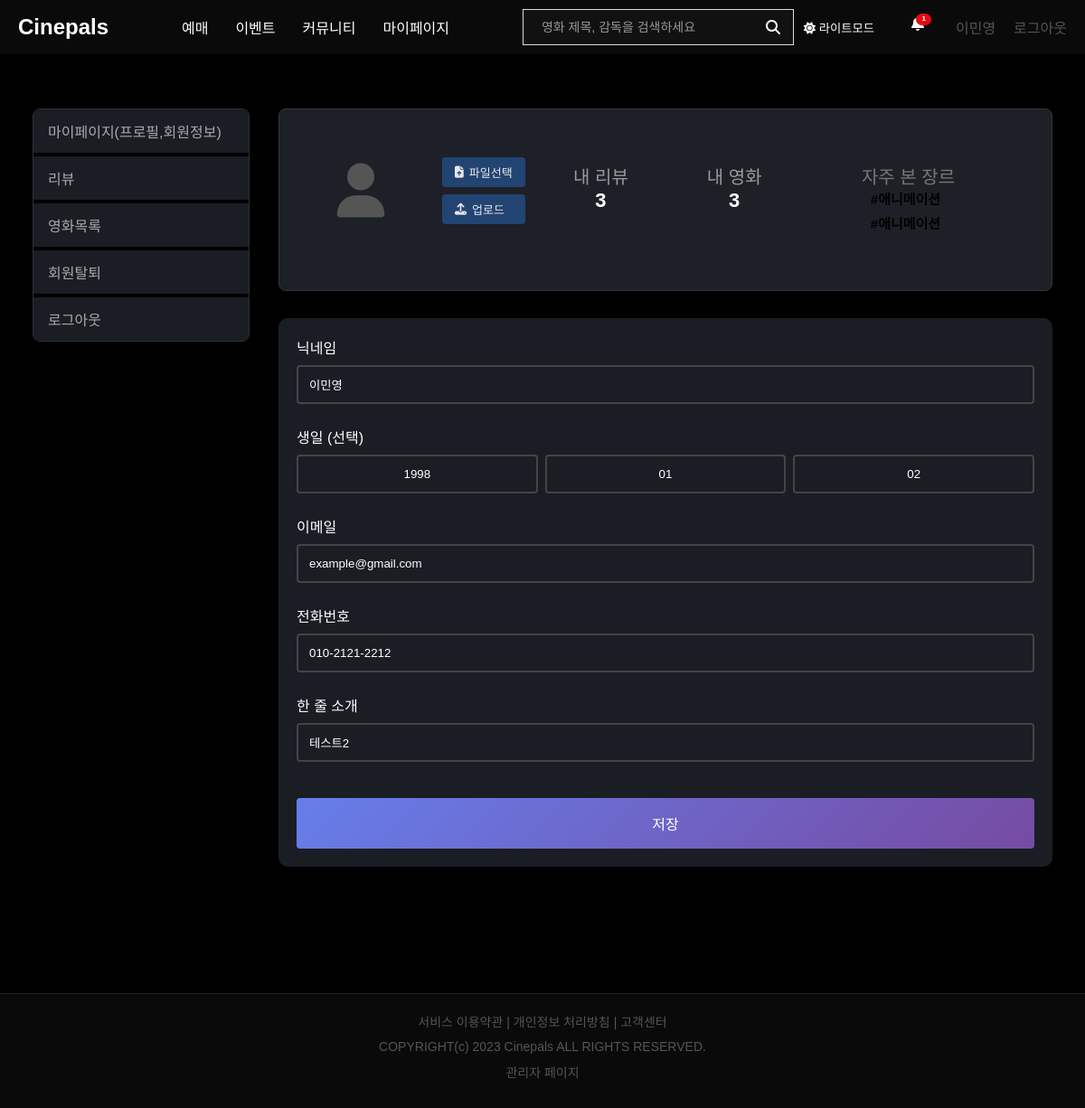
The app's page /mypage.php (signed in) with its own data.
### tables this page shows
CREATE TABLE `members` (
  `member_id` int(11) NOT NULL,
  `user_id` varchar(15) NOT NULL,
  `password` varchar(255) NOT NULL,
  `name` varchar(50) NOT NULL,
  `nickname` varchar(50) DEFAULT NULL,
  `email` varchar(100) NOT NULL,
  `phone` varchar(20) DEFAULT NULL,
  `birth_date` date DEFAULT NULL,
  `gender` enum('M','F','N') DEFAULT NULL,
  `join_date` datetime DEFAULT current_timestamp(),
  `updated_at` datetime DEFAULT NULL ON UPDATE current_timestamp(),
  `profile_image` varchar(255) DEFAULT NULL,
  `is_admin` tinyint(1) DEFAULT 0,
  `status` enum('active','banned','deleted') DEFAULT 'active',
  `last_login` datetime DEFAULT NULL,
  `bio` text DEFAULT NULL
);

### inc/db.php (called while the page is built, shortened)
<?php
function db_select($query, $params = array())
{
    $con = mysqli_connect("localhost", "root", "", "moviedb");
    $stmt = mysqli_prepare($con, $query);
    if (!empty($params)) {
        $types = str_repeat('s', count($params));
        mysqli_stmt_bind_param($stmt, $types, ...$params);
    }
    mysqli_stmt_execute($stmt);
    $result = mysqli_stmt_get_result($stmt);
    $data = array();
    if ($result) {
        while ($row = mysqli_fetch_assoc($result)) {
            $data[] = $row;
        }
    }
    return $data;
}

### mypage.php (the view, shortened to what this page needs)
<?php
require_once("inc/db.php");
$member_id = $_SESSION['member_id'];
$member_info = db_select("SELECT * FROM members WHERE member_id = ?", [$member_id])[0];
$review_count = db_select("
    SELECT COUNT(*) as count
    FROM movie_reviews_new r
    JOIN moviesdb m ON r.movie_id = m.movie_id
    WHERE r.member_id = ?
", [$member_id])[0]['count'];
$favorite_genres = db_select("
    SELECT m.genre, COUNT(*) as count
    FROM user_actions_new u
    JOIN moviesdb m ON u.movie_id = m.movie_id
    WHERE u.member_id = ? AND m.genre IS NOT NULL
    GROUP BY m.genre
    ORDER BY count DESC
    LIMIT 3
", [$member_id]);
$birth_parts = [];
if (isset($member_info['birth_date'])) {
    $birth_parts = explode('-', $member_info['birth_date']);
}
?>
<!DOCTYPE html>
<html lang="ko">
<head>
    <link rel="stylesheet" href="css/style.css">
    <link rel="stylesheet" href="https://cdnjs.cloudflare.com/ajax/libs/font-awesome/6.5.1/css/all.min.css">
</head>
<body>
    <?php require_once("inc/header.php"); ?>
    <main class="main_wrapper">
        <div class="mypage_container">
            <aside class="side_menu">
                <div class="menu_list">
                    <a href="#" class="menu_item">마이페이지(프로필,회원정보)</a>
                    <a href="my_comments.php" class="menu_item">리뷰</a>
                    <a href="mypage_movies.php" class="menu_item">영화목록</a>
                    <a href="#" class="menu_item" id="deleteAccountBtn">회원탈퇴</a>
                    <a href="logout.php" class="menu_item">로그아웃</a>
                </div>
            </aside>
            <div class="content_area">
                <div class="profile_container">
                    <div class="profile_image_container">
                        <?php if (!empty($member_info['profile_image'])): ?>
                            <img src="<?php echo $member_info['profile_image']; ?>"
                                style="width: 100%; height: 100%; object-fit: cover;">
                        <?php else: ?>
                            <i class="fas fa-user" style="font-size: 60px; color: #555; display: flex; justify-content: center; align-items: center; height: 100%;"></i>
                        <?php endif; ?>
                    </div>
                    <div class="profile_buttons">
                        <button type="button" class="profile_btn" onclick="document.getElementById('profile_file').click()">
                            <i class="fas fa-file-upload"></i> 파일선택
                        </button>
                        <button type="button" class="profile_btn" onclick="document.getElementById('profileForm').submit()">
                            <i class="fas fa-upload"></i> 업로드
                        </button>
                    </div>
                    <div class="stats_container">
                        <div class="stat_item">
                            <a href="my_comments.php" style="text-decoration: none; color: inherit;">
                                <div class="stat_label">내 리뷰</div>
                                <div class="stat_value"><?php echo $review_count; ?></div>
                            </a>
                        </div>
                        <div class="stat_item">
                            <a href="mypage_movies.php" style="text-decoration: none; color: inherit;">
                                <?php
                                $saved_movies = db_select("
    SELECT COUNT(*) as count
    FROM user_actions_new u
    JOIN moviesdb m ON u.movie_id = m.movie_id
    WHERE u.member_id = ?
", [$member_id]);
                                $saved_movies_count = $saved_movies[0]['count'];
                                ?>
                                <div class="stat_label">내 영화</div>
                                <div class="stat_value"><?php echo $saved_movies_count; ?></div>
                            </a>
                        </div>
                        <div class="stat_item stat_item_genres">
                            <div class="stat_label_genre">자주 본 장르</div>
                            <div class="genres_value">
                                <?php if (!empty($favorite_genres)): ?>
                                    <?php foreach ($favorite_genres as $genre): ?>
                                        <?php
                                        $main_genre = explode(',', $genre['genre'])[0];
                                        $main_genre = trim($main_genre);
                                        ?>
                                        <span class="genre_tag">#<?php echo htmlspecialchars($main_genre); ?></span>
                                    <?php endforeach; ?>
                                <?php else: ?>
                                    <span style="color: #888; font-size: 12px;">아직 데이터 없음</span>
                                <?php endif; ?>
                            </div>
                        </div>
                    </div>
                </div>
                <form class="info_form" action="update_profile.php" method="POST">
                    <div class="form_group">
                        <label class="form_label">닉네임</label>
                        <input type="text" name="name" class="form_input"
                            value="<?php echo $member_info['name']; ?>"
                            placeholder="이름을 입력해주세요.(필수)">
                    </div>
                    <div class="form_group">
                        <label class="form_label">생일 (선택)</label>
                        <div class="date_group">
                            <input type="text" name="birth_year" class="date_input"
                                placeholder="YYYY"
                                value="<?php echo isset($birth_parts[0]) ? $birth_parts[0] : ''; ?>">
                            <input type="text" name="birth_month" class="date_input"
                                placeholder="MM"
                                value="<?php echo isset($birth_parts[1]) ? $birth_parts[1] : ''; ?>">
                            <input type="text" name="birth_day" class="date_input"
                                placeholder="DD"
                                value="<?php echo isset($birth_parts[2]) ? $birth_parts[2] : ''; ?>">
                        </div>
                    </div>
                    <div class="form_group">
                        <label class="form_label">이메일</label>
                        <input type="text" name="email" class="form_input"
                            value="<?php echo $member_info['email']; ?>"
                            placeholder="이메일을 입력해주세요.(선택)">
                    </div>
                    <div class="form_group">
                        <label class="form_label">전화번호</label>
                        <input type="tel" name="phone" class="form_input"
                            value="<?php echo $member_info['phone'] ?? ''; ?>"
                            placeholder="전화번호를 입력해주세요.(선택)">
                    </div>
                    <div class="form_group">
                        <label class="form_label">한 줄 소개</label>
                        <input type="text" name="bio" class="form_input"
                            value="<?php echo $member_info['bio'] ?? ''; ?>"
                            placeholder="한 줄 소개를 입력해주세요.(선택)">
                    </div>
                    <button type="submit" class="save_btn">저장</button>
                </form>
            </div>
        </div>
    </main>
    <?php require_once("inc/footer.php"); ?>
</body>
</html>

### inc/header.php (shortened to what this page needs)
<?php
require_once("inc/db.php");
$current_page = basename($_SERVER['PHP_SELF']);
$is_admin_page = (strpos($current_page, 'manager_') === 0);
?>
<?php if ($is_admin_page): ?>
    <script>
        localStorage.setItem('theme', 'light');
    </script>
    <link rel="stylesheet" id="light-theme-style" href="css/light-theme.css" media="all">
<?php else: ?>
    <link rel="stylesheet" id="dark-theme-style" href="css/dark-theme.css">
    <link rel="stylesheet" id="light-theme-style" href="css/light-theme.css" media="none">
<?php endif; ?>
<header id="header">
    <div class="header_container container">
        <h1 class="logo">
            <a href="index.php">Cinepals</a>
        </h1>
        <nav class="gnb">
            <ul class="main_menu_bar">
                <li class="menu_item"><a href="movies.php" class="nav_item">예매</a></li>
                <li class="menu_item"><a href="event.php" class="nav_item">이벤트</a></li>
                <li class="menu_item"><a href="community.php" class="nav_item">커뮤니티</a></li>
                <li class="menu_item"><a href="mypage.php" class="nav_item">마이페이지</a></li>
            </ul>
        </nav>
        <div class="util_area">
            <form action="search.php" method="get" class="search_form">
                <input type="text" name="q" placeholder="영화 제목, 감독을 검색하세요">
                <button type="submit">
                    <i class="fas fa-search"></i>
                </button>
            </form>
            <?php if ($is_admin_page): ?>
                <button id="themeBtn" style="margin: 0 10px; width: 80px; background: none; border: none; color: #666; cursor: not-allowed; opacity: 0.5;" disabled title="관리자 페이지는 라이트모드 고정입니다">
                    <i class="fas fa-sun"></i> 라이트모드
                </button>
            <?php else: ?>
                <button id="themeBtn" style="margin: 0 10px; width: 80px; background: none; border: none; color: var(--primary-text); cursor: pointer;">
                </button>
            <?php endif; ?>
            <?php if (isset($_SESSION['member_id']) === false) { ?>
                <div class="auth_btns">
                    <a href="login.php" class="login_btn">로그인</a>
                    <a href="register.php" class="signup_btn">회원가입</a>
                </div>
            <?php } else {
                $member_data = db_select("SELECT nickname FROM members WHERE member_id = ?", [$_SESSION['member_id']]);
                $member = $member_data[0];
                $unread_count = db_select("SELECT COUNT(*) as count FROM notifications WHERE member_id = ? AND is_read = 0", [$_SESSION['member_id']]);
                $unread = !empty($unread_count) ? $unread_count[0]['count'] : 0;
            ?>
                <div class="auth_btns">
                    <a href="notifications.php" class="notification_btn <?php echo $unread > 0 ? 'has_unread' : ''; ?>" style="position: relative; margin-right: 15px;">
                        <?php if ($unread > 0): ?>
                            <span class="notification_badge"><?php echo $unread; ?></span>
                        <?php endif; ?>
                    </a>
                    <a href="mypage.php" class="signup_btn"><?php echo $member['nickname']; ?></a>
                    <a href="logout.php" class="login_btn">로그아웃</a>
                </div>
            <?php } ?>
        </div>
    </div>
</header>

### css/style.css (style rules this page uses)
:root { --primary-bg: #fff; --primary-text: #333; --hover-text: #555; --secondary-bg: #f9f9f9; --input-placeholder: #999; --button-bg: #e5e5e5; --button-icon: #333; --auth-link-hover: #111; --auth-link-default: #555; --footer-text: #555; }
* { margin: 0; padding: 0; box-sizing: border-box; }
body { font-family: "Noto Sans KR", sans-serif; background: var(--primary-bg); color: var(--primary-text); }
a { text-decoration: none; color: inherit; }
ul, li { list-style: none; }
#header { background-color: transparent; border-bottom: none; }
#header .header_container { width: 1200px; height: 60px; margin: 0 auto; padding: 0 20px; display: flex; justify-content: space-between; align-items: center; }
#header .header_container .logo { font-size: 24px; font-weight: bold; }
#header .header_container .gnb .main_menu_bar { display: flex; gap: 30px; }
#header .header_container .gnb .main_menu_bar .menu_item { position: relative; }
#header .header_container .gnb .main_menu_bar .menu_item .nav_item { display: block; padding: 8px 0; color: var(--primary-text); font-size: 16px; transition: color 0.3s ease; }
#header .header_container .util_area { display: flex; align-items: center; }
#header .header_container .util_area .search_form { position: relative; display: flex; align-items: center; }
#header .header_container .util_area .search_form input { width: 300px; height: 40px; background: var(--secondary-bg); border: 1px solid #ddd; padding: 0 45px 0 20px; color: var(--primary-text); font-size: 14px; }
#header .header_container .util_area .search_form input::placeholder { color: var(--input-placeholder); }
#header .header_container .util_area .search_form button { position: absolute; right: 15px; background: none; border: none; cursor: pointer; }
#header .header_container .util_area .search_form button i { color: var(--button-icon); font-size: 16px; }
#header .header_container .util_area .auth_btns { display: flex; gap: 20px; margin-left: 30px; }
#header .header_container .util_area .auth_btns a { color: var(--auth-link-default); transition: color 0.3s ease; }
.main_wrapper { width: 1200px; margin: 0 auto; padding: 20px; }
@media screen and (max-width: 1200px) { .main_wrapper { width: 100%; padding: 20px; } }
.mypage_container { max-width: 1280px; margin: 0 auto; padding: 2.5rem 1rem; display: flex; gap: 2rem; }
.side_menu { width: 240px; flex-shrink: 0; }
.side_menu .menu_list { display: flex; flex-direction: column; gap: 0.25rem; border: 2px solid #444444; overflow: hidden; }
.side_menu .menu_list .menu_item { padding: 0.75rem 1rem; background: #1a1d24; color: #000; }
.content_area { flex-grow: 1; }
.info_form { background: #1a1d24; padding: 2rem; }
.info_form .form_group { margin-bottom: 1.5rem; }
.info_form .form_label { color: #aaa; margin-bottom: 0.5rem; display: block; }
.info_form .form_input { width: 100%; padding: 0.75rem; background: transparent; border: 2px solid #444444; color: #fff; }
.info_form .form_input::placeholder { color: #666; }
.info_form .date_group { display: flex; gap: 0.5rem; }
.info_form .date_group .date_input { flex: 1; padding: 0.75rem; background: transparent; border: 2px solid #444444; color: #fff; text-align: center; }
.info_form .save_btn { width: 100%; padding: 1rem; background: #444444; border: none; color: #fff; cursor: pointer; font-size: 1rem; margin-top: 1rem; }
.side_menu .menu_list { display: flex; flex-direction: column; gap: 0.25rem; border: 1px solid #2c2f35; border-radius: 8px; overflow: hidden; }
.side_menu .menu_item { padding: 0.75rem 1rem; background: #1a1d24; color: #aaa; }

### css/dark-theme.css (style rules this page uses)
:root { --primary-bg: #000; --primary-text: #fff; --secondary-bg: #111; --border-color: #333; }
body { background-color: #000; color: #fff; }
#header { background-color: #0a0a0a; border-bottom: none; position: relative; height: 60px; }
.search_form input { background-color: #1a1a1a; border: 1px solid #333; color: #fff; }
.search_form button i { color: #fff !important; }
.auth_btns a { color: #aaa; }
.main_menu_bar .menu_item .nav_item { color: #aaa; }
button, .btn { background-color: #333; color: #fff; border: 1px solid #444; }
.side_menu .menu_list .menu_item { color: #aaa; }
.stat_item { color: #aaa !important; }
.form_label { color: #fff !important; }
.save_btn { background: linear-gradient(135deg, #667eea 0%, #764ba2 100%) !important; color: #fff !important; border: none !important; }

### records on screen
members: nickname "이민영", name "이민영", birth_year "1998", birth_month "01", birth_day "02", email "example@gmail.com", phone "010-2121-2212", bio "테스트2"

### other values on screen
$unread "1"
$review_count "3"
$saved_movies_count "3"
$main_genre "애니메이션"
